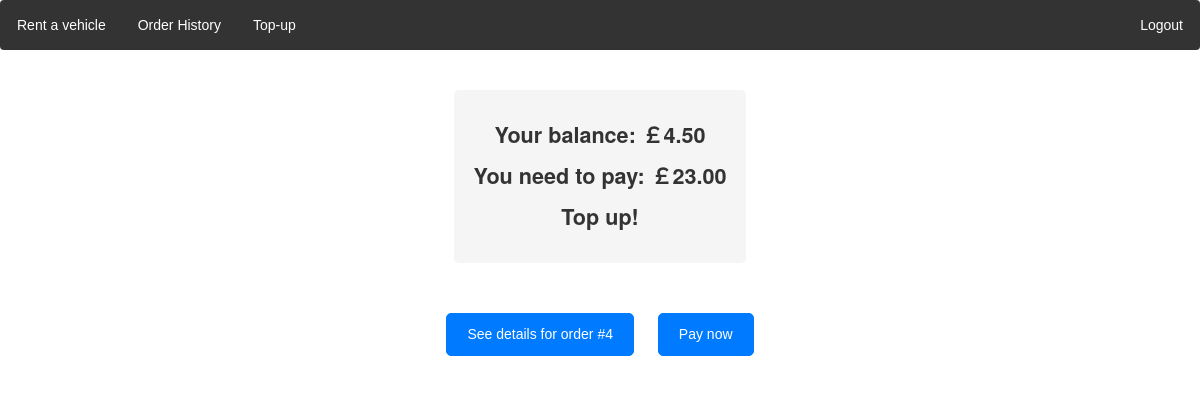
/order_history/4/payment/ (signed in), run on the app's committed database.
### locations/models.py (models this page shows, shortened)
class CustomUser(models.Model):
    user = models.OneToOneField(User, on_delete=models.CASCADE)
    balance = models.DecimalField(max_digits=6, decimal_places=2,default=10.00)

class Order(models.Model):
    customer = models.ForeignKey(CustomUser, on_delete=models.CASCADE)
    vehicle = models.ForeignKey(Vehicle, on_delete=models.CASCADE)
    initial_time = models.DateTimeField(auto_now_add=True)
    cost = models.DecimalField(max_digits=6, decimal_places=2, null = True, default=None)
    final_time = models.DateTimeField(null = True)
    initial_location = models.ForeignKey(Location, on_delete=models.CASCADE, null=False, related_name='start')
    final_location = models.ForeignKey(Location, on_delete=models.CASCADE, null=True, related_name='end')
    is_paid = models.BooleanField(default=False)

### locations/views.py (the view, shortened to what this page needs)
# urls.py: path('order_history/<int:nid>/payment/', views.payment,name='payment'),
def payment(request,nid):
    if request.user is None or not request.user.is_authenticated:
        return redirect("/accounts/login")
    username = request.user.username
    logged_customer = CustomUser.objects.get(user=User.objects.get(username=username))
    balance = logged_customer.balance
    order = models.Order.objects.get(id=nid)
    cost=order.cost
    if order.is_paid:
       return redirect("/order_history/")
    if order.customer.user.username != logged_customer.user.username:
        return redirect("/order_history/")
    context={'balance':balance , 'cost':cost, 'order': order}
    return render(request, "locations/payment.html", context)

### locations/context_processors.py (called while the page is built)
def message_processor(request):
    if not request.user.username:
         return {
        'unreturned' : None
    }
    username = request.user.username
    logged_user  = CustomUser.objects.get(user = User.objects.get(username = username))
    unreturned_order = Order.objects.filter(customer = logged_user, final_time = None).first()
    return {
        'unreturned' : unreturned_order
    }

### templates/locations/payment.html (shortened to what this page needs)
{% extends "locations/base.html" %}
{% load static %}
{% block extrahead %}
<link rel="stylesheet" type="text/css" href="{% static 'css/payment.css' %}">
{% endblock%}
{% block content %}
  <div class="content-wrapper">
    <div class="payment-info">
      <p>Your balance: ￡{{ balance }}</p>
      <p>You need to pay: ￡{{ cost }}</p>
      {% if balance < cost%}
      <p>Top up!</p>
      {% endif%}
    </div>
    <div class="btn-wrapper">
      <a class="btn btn-primary btn-xs" href="/order_history/{{order.id}}/details/">See details for order #{{order.id}}</a>
      <button class="btn btn-primary btn-xs" type="submit" name="pay" id="pay" value="none">Pay now</button>
    </div>
  </div>
{% endblock %}

### static/css/navbar.css (style rules this page uses)
* { margin: 0; padding: 0; box-sizing: border-box; }
body { font-family: Arial, sans-serif; }

### static/css/payment.css (style rules this page uses)
.content-wrapper { display: flex; flex-direction: column; align-items: center; justify-content: center; height: 100%; }
.payment-info { margin: 20px 0; text-align: center; background-color: #f5f5f5; color: #333; font-family: "Helvetica Neue", sans-serif; font-size: 18px; font-weight: 600; font-style: normal; border-radius: 5px; padding: 20px; }
.payment-info p { font-size: 1.2em; margin: 10px 0; }
.btn-wrapper { margin-top: 20px; }
.btn { display: inline-block; margin: 10px; padding: 10px 20px; font-size: 1em; color: #fff; background-color: #007bff; border-color: #007bff; border-radius: 5px; cursor: pointer; }

### data on the page
CustomUser: balance "4.50"
Order: cost "23.00", id "4"
